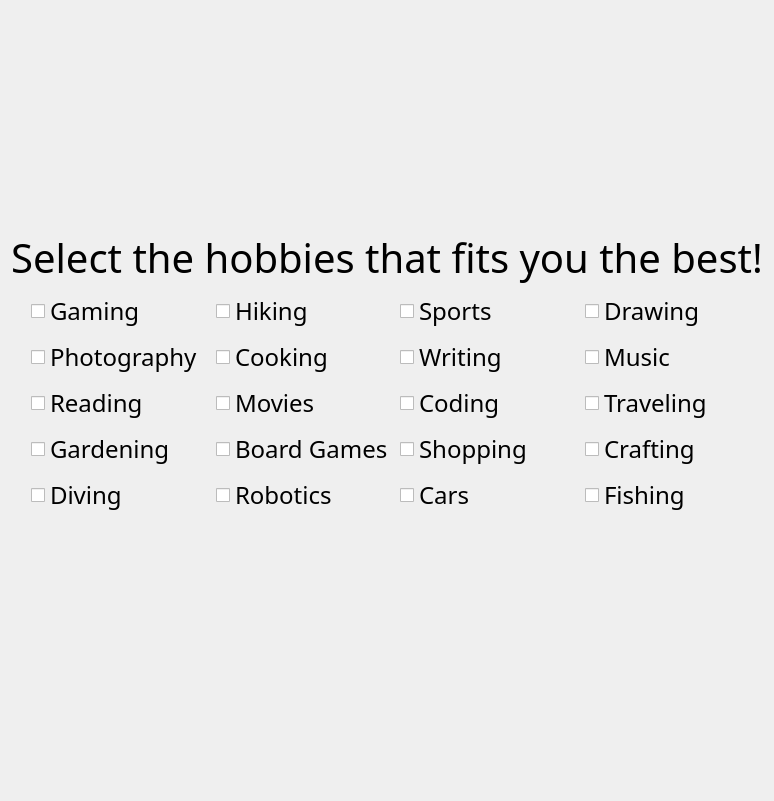
<?xml version="1.0" encoding="UTF-8"?>
<ui version="4.0">
 <class>hobbies</class>
 <widget class="QWidget" name="hobbies">
  <property name="geometry">
   <rect>
    <x>0</x>
    <y>0</y>
    <width>690</width>
    <height>801</height>
   </rect>
  </property>
  <property name="windowTitle">
   <string>Form</string>
  </property>
  <layout class="QVBoxLayout" name="verticalLayout_2">
   <item>
    <layout class="QVBoxLayout" name="verticalLayout">
     <item>
      <spacer name="verticalSpacer">
       <property name="orientation">
        <enum>Qt::Vertical</enum>
       </property>
       <property name="sizeHint" stdset="0">
        <size>
         <width>20</width>
         <height>40</height>
        </size>
       </property>
      </spacer>
     </item>
     <item>
      <widget class="QLabel" name="label">
       <property name="text">
        <string/>
       </property>
       <property name="pixmap">
        <pixmap resource="resources.qrc">:/icons/Project Logo</pixmap>
       </property>
       <property name="alignment">
        <set>Qt::AlignCenter</set>
       </property>
      </widget>
     </item>
     <item>
      <layout class="QHBoxLayout" name="horizontalLayout_3">
       <item>
        <widget class="QLabel" name="label_2">
         <property name="font">
          <font>
           <family>Mongolian Baiti</family>
           <pointsize>30</pointsize>
          </font>
         </property>
         <property name="text">
          <string>Select the hobbies that fits you the best!</string>
         </property>
         <property name="alignment">
          <set>Qt::AlignCenter</set>
         </property>
        </widget>
       </item>
      </layout>
     </item>
     <item>
      <layout class="QHBoxLayout" name="horizontalLayout_2">
       <item>
        <spacer name="horizontalSpacer_2">
         <property name="orientation">
          <enum>Qt::Horizontal</enum>
         </property>
         <property name="sizeType">
          <enum>QSizePolicy::Fixed</enum>
         </property>
         <property name="sizeHint" stdset="0">
          <size>
           <width>20</width>
           <height>20</height>
          </size>
         </property>
        </spacer>
       </item>
       <item>
        <widget class="QCheckBox" name="GamingBox">
         <property name="font">
          <font>
           <family>Mongolian Baiti</family>
           <pointsize>18</pointsize>
          </font>
         </property>
         <property name="text">
          <string>Gaming</string>
         </property>
        </widget>
       </item>
       <item>
        <widget class="QCheckBox" name="HikingBox">
         <property name="maximumSize">
          <size>
           <width>500</width>
           <height>500</height>
          </size>
         </property>
         <property name="font">
          <font>
           <family>Mongolian Baiti</family>
           <pointsize>18</pointsize>
           <weight>50</weight>
           <bold>false</bold>
          </font>
         </property>
         <property name="text">
          <string>Hiking</string>
         </property>
         <property name="iconSize">
          <size>
           <width>500</width>
           <height>500</height>
          </size>
         </property>
         <property name="checkable">
          <bool>true</bool>
         </property>
         <property name="checked">
          <bool>false</bool>
         </property>
         <property name="autoRepeat">
          <bool>false</bool>
         </property>
         <property name="tristate">
          <bool>false</bool>
         </property>
        </widget>
       </item>
       <item>
        <widget class="QCheckBox" name="SportsBox">
         <property name="font">
          <font>
           <family>Mongolian Baiti</family>
           <pointsize>18</pointsize>
          </font>
         </property>
         <property name="text">
          <string>Sports</string>
         </property>
        </widget>
       </item>
       <item>
        <widget class="QCheckBox" name="DrawingBox">
         <property name="font">
          <font>
           <family>Mongolian Baiti</family>
           <pointsize>18</pointsize>
          </font>
         </property>
         <property name="text">
          <string>Drawing</string>
         </property>
        </widget>
       </item>
      </layout>
     </item>
     <item>
      <layout class="QHBoxLayout" name="horizontalLayout_4">
       <item>
        <spacer name="horizontalSpacer">
         <property name="orientation">
          <enum>Qt::Horizontal</enum>
         </property>
         <property name="sizeType">
          <enum>QSizePolicy::Fixed</enum>
         </property>
         <property name="sizeHint" stdset="0">
          <size>
           <width>20</width>
           <height>20</height>
          </size>
         </property>
        </spacer>
       </item>
       <item>
        <widget class="QCheckBox" name="PhotographyBox">
         <property name="font">
          <font>
           <family>Mongolian Baiti</family>
           <pointsize>18</pointsize>
          </font>
         </property>
         <property name="text">
          <string>Photography</string>
         </property>
        </widget>
       </item>
       <item>
        <widget class="QCheckBox" name="CookingBox">
         <property name="font">
          <font>
           <family>Mongolian Baiti</family>
           <pointsize>18</pointsize>
          </font>
         </property>
         <property name="text">
          <string>Cooking</string>
         </property>
        </widget>
       </item>
       <item>
        <widget class="QCheckBox" name="WritingBox">
         <property name="font">
          <font>
           <family>Mongolian Baiti</family>
           <pointsize>18</pointsize>
          </font>
         </property>
         <property name="text">
          <string>Writing</string>
         </property>
        </widget>
       </item>
       <item>
        <widget class="QCheckBox" name="MusicBox">
         <property name="font">
          <font>
           <family>Mongolian Baiti</family>
           <pointsize>18</pointsize>
          </font>
         </property>
         <property name="text">
          <string>Music</string>
         </property>
        </widget>
       </item>
      </layout>
     </item>
     <item>
      <layout class="QHBoxLayout" name="horizontalLayout_5">
       <item>
        <spacer name="horizontalSpacer_3">
         <property name="orientation">
          <enum>Qt::Horizontal</enum>
         </property>
         <property name="sizeType">
          <enum>QSizePolicy::Fixed</enum>
         </property>
         <property name="sizeHint" stdset="0">
          <size>
           <width>20</width>
           <height>20</height>
          </size>
         </property>
        </spacer>
       </item>
       <item>
        <widget class="QCheckBox" name="ReadingBox">
         <property name="font">
          <font>
           <family>Mongolian Baiti</family>
           <pointsize>18</pointsize>
          </font>
         </property>
         <property name="text">
          <string>Reading</string>
         </property>
        </widget>
       </item>
       <item>
        <widget class="QCheckBox" name="Movies">
         <property name="font">
          <font>
           <family>Mongolian Baiti</family>
           <pointsize>18</pointsize>
          </font>
         </property>
         <property name="text">
          <string>Movies</string>
         </property>
        </widget>
       </item>
       <item>
        <widget class="QCheckBox" name="CodingBox">
         <property name="font">
          <font>
           <family>Mongolian Baiti</family>
           <pointsize>18</pointsize>
          </font>
         </property>
         <property name="text">
          <string>Coding</string>
         </property>
        </widget>
       </item>
       <item>
        <widget class="QCheckBox" name="TravelingBox">
         <property name="font">
          <font>
           <family>Mongolian Baiti</family>
           <pointsize>18</pointsize>
          </font>
         </property>
         <property name="text">
          <string>Traveling</string>
         </property>
        </widget>
       </item>
      </layout>
     </item>
     <item>
      <layout class="QHBoxLayout" name="horizontalLayout_6">
       <item>
        <spacer name="horizontalSpacer_4">
         <property name="orientation">
          <enum>Qt::Horizontal</enum>
         </property>
         <property name="sizeType">
          <enum>QSizePolicy::Fixed</enum>
         </property>
         <property name="sizeHint" stdset="0">
          <size>
           <width>20</width>
           <height>20</height>
          </size>
         </property>
        </spacer>
       </item>
       <item>
        <widget class="QCheckBox" name="GardeningBox">
         <property name="font">
          <font>
           <family>Mongolian Baiti</family>
           <pointsize>18</pointsize>
          </font>
         </property>
         <property name="text">
          <string>Gardening</string>
         </property>
        </widget>
       </item>
       <item>
        <widget class="QCheckBox" name="BoardGamesBox">
         <property name="font">
          <font>
           <family>Mongolian Baiti</family>
           <pointsize>18</pointsize>
          </font>
         </property>
         <property name="text">
          <string>Board Games</string>
         </property>
        </widget>
       </item>
       <item>
        <widget class="QCheckBox" name="ShoppingBox">
         <property name="font">
          <font>
           <family>Mongolian Baiti</family>
           <pointsize>18</pointsize>
          </font>
         </property>
         <property name="text">
          <string>Shopping</string>
         </property>
        </widget>
       </item>
       <item>
        <widget class="QCheckBox" name="CraftingBox">
         <property name="font">
          <font>
           <family>Mongolian Baiti</family>
           <pointsize>18</pointsize>
          </font>
         </property>
         <property name="text">
          <string>Crafting</string>
         </property>
        </widget>
       </item>
      </layout>
     </item>
     <item>
      <layout class="QHBoxLayout" name="horizontalLayout_7">
       <item>
        <spacer name="horizontalSpacer_5">
         <property name="orientation">
          <enum>Qt::Horizontal</enum>
         </property>
         <property name="sizeType">
          <enum>QSizePolicy::Fixed</enum>
         </property>
         <property name="sizeHint" stdset="0">
          <size>
           <width>20</width>
           <height>20</height>
          </size>
         </property>
        </spacer>
       </item>
       <item>
        <widget class="QCheckBox" name="DivingBox">
         <property name="font">
          <font>
           <family>Mongolian Baiti</family>
           <pointsize>18</pointsize>
          </font>
         </property>
         <property name="text">
          <string>Diving</string>
         </property>
        </widget>
       </item>
       <item>
        <widget class="QCheckBox" name="RoboticsBox">
         <property name="font">
          <font>
           <family>Mongolian Baiti</family>
           <pointsize>18</pointsize>
          </font>
         </property>
         <property name="text">
          <string>Robotics</string>
         </property>
        </widget>
       </item>
       <item>
        <widget class="QCheckBox" name="CarsBox">
         <property name="font">
          <font>
           <family>Mongolian Baiti</family>
           <pointsize>18</pointsize>
          </font>
         </property>
         <property name="text">
          <string>Cars</string>
         </property>
        </widget>
       </item>
       <item>
        <widget class="QCheckBox" name="FishingBox">
         <property name="font">
          <font>
           <family>Mongolian Baiti</family>
           <pointsize>18</pointsize>
          </font>
         </property>
         <property name="text">
          <string>Fishing</string>
         </property>
        </widget>
       </item>
      </layout>
     </item>
     <item>
      <widget class="QPushButton" name="confirmbutton">
       <property name="minimumSize">
        <size>
         <width>220</width>
         <height>70</height>
        </size>
       </property>
       <property name="focusPolicy">
        <enum>Qt::NoFocus</enum>
       </property>
       <property name="styleSheet">
        <string notr="true">QPushButton {
    background: transparent;
    border: none;
}</string>
       </property>
       <property name="text">
        <string/>
       </property>
       <property name="icon">
        <iconset resource="resources.qrc">
         <normaloff>:/icons/Confirm</normaloff>:/icons/Confirm</iconset>
       </property>
       <property name="iconSize">
        <size>
         <width>220</width>
         <height>70</height>
        </size>
       </property>
       <property name="flat">
        <bool>true</bool>
       </property>
      </widget>
     </item>
     <item>
      <spacer name="verticalSpacer_2">
       <property name="orientation">
        <enum>Qt::Vertical</enum>
       </property>
       <property name="sizeHint" stdset="0">
        <size>
         <width>20</width>
         <height>40</height>
        </size>
       </property>
      </spacer>
     </item>
    </layout>
   </item>
  </layout>
 </widget>
 <resources>
  <include location="resources.qrc"/>
  <include location="resources.qrc"/>
 </resources>
 <connections/>
</ui>
